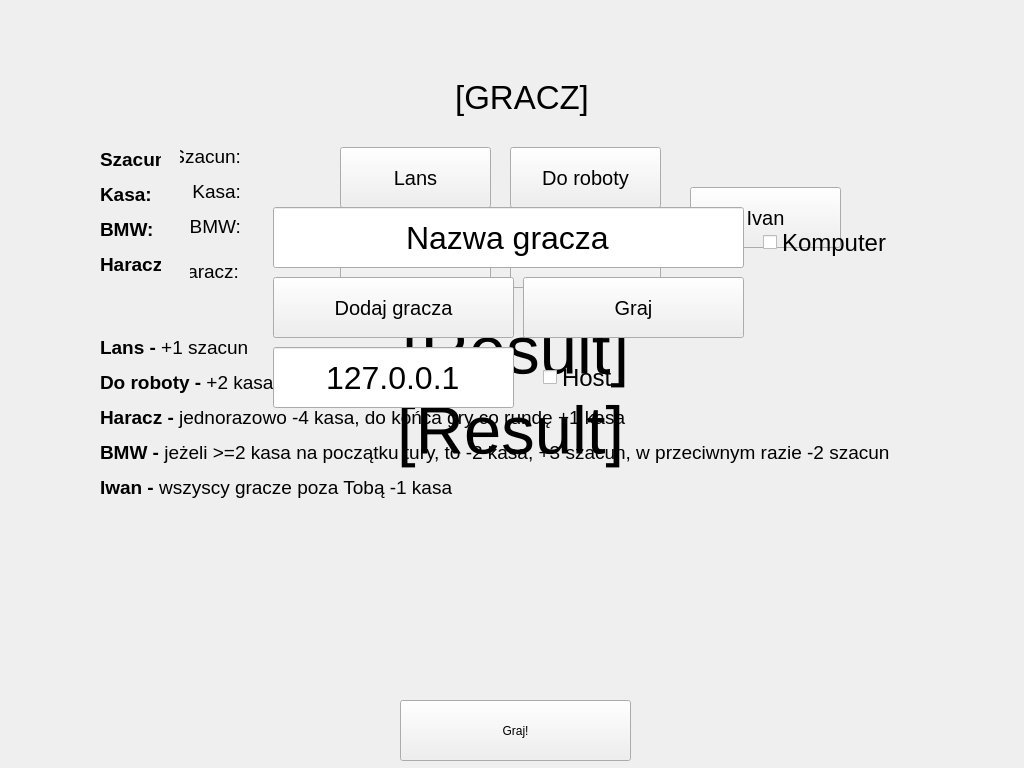
<?xml version="1.0" encoding="UTF-8"?>
<ui version="4.0">
 <class>MainWindow</class>
 <widget class="QMainWindow" name="MainWindow">
  <property name="geometry">
   <rect>
    <x>0</x>
    <y>0</y>
    <width>1024</width>
    <height>768</height>
   </rect>
  </property>
  <property name="windowTitle">
   <string>MainWindow</string>
  </property>
  <widget class="QWidget" name="centralwidget">
   <widget class="QWidget" name="GameResultWidget" native="true">
    <property name="geometry">
     <rect>
      <x>0</x>
      <y>10</y>
      <width>1024</width>
      <height>768</height>
     </rect>
    </property>
    <widget class="QLabel" name="ResultLabel">
     <property name="geometry">
      <rect>
       <x>0</x>
       <y>240</y>
       <width>1021</width>
       <height>361</height>
      </rect>
     </property>
     <property name="font">
      <font>
       <pointsize>50</pointsize>
      </font>
     </property>
     <property name="frameShape">
      <enum>QFrame::NoFrame</enum>
     </property>
     <property name="text">
      <string>[Result]</string>
     </property>
     <property name="alignment">
      <set>Qt::AlignCenter</set>
     </property>
    </widget>
   </widget>
   <widget class="QWidget" name="PlayerCreationWidget" native="true">
    <property name="geometry">
     <rect>
      <x>13</x>
      <y>27</y>
      <width>1021</width>
      <height>761</height>
     </rect>
    </property>
    <widget class="QLineEdit" name="PlayerNameEdit">
     <property name="geometry">
      <rect>
       <x>260</x>
       <y>180</y>
       <width>471</width>
       <height>61</height>
      </rect>
     </property>
     <property name="font">
      <font>
       <pointsize>24</pointsize>
      </font>
     </property>
     <property name="toolTip">
      <string>&lt;html&gt;&lt;head/&gt;&lt;body&gt;&lt;p&gt;Nazwa gracza&lt;/p&gt;&lt;/body&gt;&lt;/html&gt;</string>
     </property>
     <property name="whatsThis">
      <string>&lt;html&gt;&lt;head/&gt;&lt;body&gt;&lt;p&gt;Nazwa gracza&lt;/p&gt;&lt;/body&gt;&lt;/html&gt;</string>
     </property>
     <property name="text">
      <string>Nazwa gracza</string>
     </property>
     <property name="maxLength">
      <number>32</number>
     </property>
     <property name="frame">
      <bool>true</bool>
     </property>
     <property name="alignment">
      <set>Qt::AlignCenter</set>
     </property>
    </widget>
    <widget class="QCheckBox" name="isRobotCheckbox">
     <property name="geometry">
      <rect>
       <x>750</x>
       <y>200</y>
       <width>151</width>
       <height>31</height>
      </rect>
     </property>
     <property name="font">
      <font>
       <pointsize>18</pointsize>
      </font>
     </property>
     <property name="text">
      <string>Komputer</string>
     </property>
    </widget>
    <widget class="QPushButton" name="addPlayerButton">
     <property name="geometry">
      <rect>
       <x>260</x>
       <y>250</y>
       <width>241</width>
       <height>61</height>
      </rect>
     </property>
     <property name="font">
      <font>
       <pointsize>15</pointsize>
      </font>
     </property>
     <property name="text">
      <string>Dodaj gracza</string>
     </property>
    </widget>
    <widget class="QPushButton" name="endCreationButton">
     <property name="geometry">
      <rect>
       <x>510</x>
       <y>250</y>
       <width>221</width>
       <height>61</height>
      </rect>
     </property>
     <property name="font">
      <font>
       <pointsize>15</pointsize>
      </font>
     </property>
     <property name="text">
      <string>Graj</string>
     </property>
    </widget>
    <widget class="QLineEdit" name="ServerIP">
     <property name="geometry">
      <rect>
       <x>260</x>
       <y>320</y>
       <width>241</width>
       <height>61</height>
      </rect>
     </property>
     <property name="font">
      <font>
       <pointsize>24</pointsize>
      </font>
     </property>
     <property name="text">
      <string>127.0.0.1</string>
     </property>
     <property name="maxLength">
      <number>32</number>
     </property>
     <property name="frame">
      <bool>true</bool>
     </property>
     <property name="alignment">
      <set>Qt::AlignCenter</set>
     </property>
    </widget>
    <widget class="QCheckBox" name="isHostCheckbox">
     <property name="geometry">
      <rect>
       <x>530</x>
       <y>330</y>
       <width>231</width>
       <height>41</height>
      </rect>
     </property>
     <property name="font">
      <font>
       <pointsize>18</pointsize>
      </font>
     </property>
     <property name="text">
      <string>Host</string>
     </property>
    </widget>
   </widget>
   <widget class="QWidget" name="PlayerWaitingForGame" native="true">
    <property name="geometry">
     <rect>
      <x>10</x>
      <y>20</y>
      <width>1024</width>
      <height>768</height>
     </rect>
    </property>
    <widget class="QLabel" name="WaitingLabel">
     <property name="geometry">
      <rect>
       <x>10</x>
       <y>0</y>
       <width>991</width>
       <height>661</height>
      </rect>
     </property>
     <property name="font">
      <font>
       <pointsize>50</pointsize>
      </font>
     </property>
     <property name="frameShape">
      <enum>QFrame::NoFrame</enum>
     </property>
     <property name="text">
      <string>[Result]</string>
     </property>
     <property name="alignment">
      <set>Qt::AlignCenter</set>
     </property>
    </widget>
    <widget class="QPushButton" name="StartGameButton">
     <property name="geometry">
      <rect>
       <x>390</x>
       <y>680</y>
       <width>231</width>
       <height>61</height>
      </rect>
     </property>
     <property name="text">
      <string>Graj!</string>
     </property>
    </widget>
   </widget>
   <widget class="QWidget" name="GameplayWidget" native="true">
    <property name="geometry">
     <rect>
      <x>10</x>
      <y>77</y>
      <width>1024</width>
      <height>701</height>
     </rect>
    </property>
    <property name="font">
     <font>
      <pointsize>14</pointsize>
     </font>
    </property>
    <widget class="QLabel" name="PlayerLabel">
     <property name="geometry">
      <rect>
       <x>0</x>
       <y>0</y>
       <width>1024</width>
       <height>41</height>
      </rect>
     </property>
     <property name="font">
      <font>
       <pointsize>25</pointsize>
      </font>
     </property>
     <property name="text">
      <string>[GRACZ]</string>
     </property>
     <property name="alignment">
      <set>Qt::AlignCenter</set>
     </property>
    </widget>
    <widget class="QPushButton" name="LansButton">
     <property name="geometry">
      <rect>
       <x>330</x>
       <y>70</y>
       <width>151</width>
       <height>61</height>
      </rect>
     </property>
     <property name="font">
      <font>
       <pointsize>15</pointsize>
      </font>
     </property>
     <property name="text">
      <string>Lans</string>
     </property>
    </widget>
    <widget class="QPushButton" name="RobotaButton">
     <property name="geometry">
      <rect>
       <x>500</x>
       <y>70</y>
       <width>151</width>
       <height>61</height>
      </rect>
     </property>
     <property name="font">
      <font>
       <pointsize>15</pointsize>
      </font>
     </property>
     <property name="text">
      <string>Do roboty</string>
     </property>
    </widget>
    <widget class="QPushButton" name="HaraczButton">
     <property name="geometry">
      <rect>
       <x>330</x>
       <y>150</y>
       <width>151</width>
       <height>61</height>
      </rect>
     </property>
     <property name="font">
      <font>
       <pointsize>15</pointsize>
      </font>
     </property>
     <property name="text">
      <string>Haracz</string>
     </property>
    </widget>
    <widget class="QPushButton" name="BMWButton">
     <property name="geometry">
      <rect>
       <x>500</x>
       <y>150</y>
       <width>151</width>
       <height>61</height>
      </rect>
     </property>
     <property name="font">
      <font>
       <pointsize>15</pointsize>
      </font>
     </property>
     <property name="text">
      <string>BMW</string>
     </property>
    </widget>
    <widget class="QPushButton" name="IvanButton">
     <property name="geometry">
      <rect>
       <x>680</x>
       <y>110</y>
       <width>151</width>
       <height>61</height>
      </rect>
     </property>
     <property name="font">
      <font>
       <pointsize>15</pointsize>
      </font>
     </property>
     <property name="text">
      <string>Ivan</string>
     </property>
    </widget>
    <widget class="QLabel" name="SzacunLabel">
     <property name="geometry">
      <rect>
       <x>170</x>
       <y>60</y>
       <width>61</width>
       <height>31</height>
      </rect>
     </property>
     <property name="text">
      <string>Szacun:</string>
     </property>
     <property name="alignment">
      <set>Qt::AlignBottom|Qt::AlignRight|Qt::AlignTrailing</set>
     </property>
    </widget>
    <widget class="QLabel" name="KasaLabel">
     <property name="geometry">
      <rect>
       <x>180</x>
       <y>95</y>
       <width>51</width>
       <height>31</height>
      </rect>
     </property>
     <property name="font">
      <font>
       <pointsize>14</pointsize>
      </font>
     </property>
     <property name="text">
      <string>Kasa:</string>
     </property>
     <property name="alignment">
      <set>Qt::AlignBottom|Qt::AlignRight|Qt::AlignTrailing</set>
     </property>
    </widget>
    <widget class="QLabel" name="BMWLabel">
     <property name="geometry">
      <rect>
       <x>180</x>
       <y>140</y>
       <width>51</width>
       <height>21</height>
      </rect>
     </property>
     <property name="font">
      <font>
       <pointsize>14</pointsize>
      </font>
     </property>
     <property name="text">
      <string>BMW:</string>
     </property>
     <property name="alignment">
      <set>Qt::AlignBottom|Qt::AlignRight|Qt::AlignTrailing</set>
     </property>
    </widget>
    <widget class="QLabel" name="HaraczLabel">
     <property name="geometry">
      <rect>
       <x>180</x>
       <y>175</y>
       <width>49</width>
       <height>31</height>
      </rect>
     </property>
     <property name="font">
      <font>
       <pointsize>14</pointsize>
      </font>
     </property>
     <property name="text">
      <string>Haracz:</string>
     </property>
     <property name="alignment">
      <set>Qt::AlignBottom|Qt::AlignRight|Qt::AlignTrailing</set>
     </property>
    </widget>
    <widget class="QLabel" name="Zasoby">
     <property name="geometry">
      <rect>
       <x>90</x>
       <y>60</y>
       <width>61</width>
       <height>151</height>
      </rect>
     </property>
     <property name="text">
      <string>&lt;!DOCTYPE HTML PUBLIC &quot;-//W3C//DTD HTML 4.0//EN&quot; &quot;http://www.w3.org/TR/REC-html40/strict.dtd&quot;&gt;
&lt;html&gt;&lt;head&gt;&lt;meta name=&quot;qrichtext&quot; content=&quot;1&quot; /&gt;&lt;meta charset=&quot;utf-8&quot; /&gt;&lt;style type=&quot;text/css&quot;&gt;
p, li { white-space: pre-wrap; }
hr { height: 1px; border-width: 0; }
li.unchecked::marker { content: &quot;\2610&quot;; }
li.checked::marker { content: &quot;\2612&quot;; }
&lt;/style&gt;&lt;/head&gt;&lt;body style=&quot; font-family:'Segoe UI'; font-size:14pt; font-weight:400; font-style:normal;&quot;&gt;
&lt;p style=&quot; margin-top:12px; margin-bottom:12px; margin-left:0px; margin-right:0px; -qt-block-indent:0; text-indent:0px;&quot;&gt;&lt;span style=&quot; font-weight:700;&quot;&gt;Szacun:&lt;/span&gt;&lt;/p&gt;
&lt;p style=&quot; margin-top:12px; margin-bottom:12px; margin-left:0px; margin-right:0px; -qt-block-indent:0; text-indent:0px;&quot;&gt;&lt;span style=&quot; font-weight:700;&quot;&gt;Kasa:&lt;/span&gt;&lt;/p&gt;
&lt;p style=&quot; margin-top:12px; margin-bottom:12px; margin-left:0px; margin-right:0px; -qt-block-indent:0; text-indent:0px;&quot;&gt;&lt;span style=&quot; font-weight:700;&quot;&gt;BMW:&lt;/span&gt;&lt;/p&gt;
&lt;p style=&quot; margin-top:12px; margin-bottom:12px; margin-left:0px; margin-right:0px; -qt-block-indent:0; text-indent:0px;&quot;&gt;&lt;span style=&quot; font-weight:700;&quot;&gt;Haracz:&lt;/span&gt;&lt;/p&gt;&lt;/body&gt;&lt;/html&gt;</string>
     </property>
     <property name="alignment">
      <set>Qt::AlignLeading|Qt::AlignLeft|Qt::AlignVCenter</set>
     </property>
    </widget>
    <widget class="QLabel" name="Instrukcja">
     <property name="geometry">
      <rect>
       <x>90</x>
       <y>220</y>
       <width>911</width>
       <height>241</height>
      </rect>
     </property>
     <property name="text">
      <string>&lt;html&gt;&lt;head/&gt;&lt;body&gt;&lt;p&gt;&lt;span style=&quot; font-weight:700;&quot;&gt;Lans - &lt;/span&gt;+1 szacun&lt;/p&gt;&lt;p&gt;&lt;span style=&quot; font-weight:700;&quot;&gt;Do roboty -&lt;/span&gt; +2 kasa&lt;/p&gt;&lt;p&gt;&lt;span style=&quot; font-weight:700;&quot;&gt;Haracz -&lt;/span&gt; jednorazowo -4 kasa, do końca gry co rundę +1 kasa&lt;/p&gt;&lt;p&gt;&lt;span style=&quot; font-weight:700;&quot;&gt;BMW - &lt;/span&gt;jeżeli &amp;gt;=2 kasa na początku tury, to -2 kasa, +3 szacun, w przeciwnym razie -2 szacun&lt;/p&gt;&lt;p&gt;&lt;span style=&quot; font-weight:700;&quot;&gt;Iwan -&lt;/span&gt; wszyscy gracze poza Tobą -1 kasa&lt;/p&gt;&lt;/body&gt;&lt;/html&gt;</string>
     </property>
     <property name="alignment">
      <set>Qt::AlignLeading|Qt::AlignLeft|Qt::AlignVCenter</set>
     </property>
    </widget>
   </widget>
   <zorder>GameResultWidget</zorder>
   <zorder>PlayerWaitingForGame</zorder>
   <zorder>GameplayWidget</zorder>
   <zorder>PlayerCreationWidget</zorder>
  </widget>
 </widget>
 <resources/>
 <connections/>
</ui>
